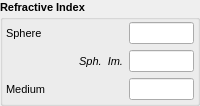
       <widget class="QGroupBox" name="groupBox_Refractive">
        <property name="sizePolicy">
         <sizepolicy hsizetype="MinimumExpanding" vsizetype="Preferred">
          <horstretch>0</horstretch>
          <verstretch>0</verstretch>
         </sizepolicy>
        </property>
        <property name="minimumSize">
         <size>
          <width>100</width>
          <height>0</height>
         </size>
        </property>
        <property name="font">
         <font>
          <family>Arial</family>
          <pointsize>8</pointsize>
          <bold>true</bold>
         </font>
        </property>
        <property name="title">
         <string>Refractive Index</string>
        </property>
        <layout class="QGridLayout" name="gridLayout_Refractive">
         <property name="leftMargin">
          <number>3</number>
         </property>
         <property name="topMargin">
          <number>3</number>
         </property>
         <property name="rightMargin">
          <number>3</number>
         </property>
         <property name="bottomMargin">
          <number>3</number>
         </property>
         <item row="1" column="0" colspan="2">
          <widget class="QLabel" name="label_ScatRefImag">
           <property name="font">
            <font>
             <family>Arial</family>
             <pointsize>8</pointsize>
             <italic>true</italic>
             <bold>false</bold>
            </font>
           </property>
           <property name="text">
            <string>Sph.  Im.</string>
           </property>
           <property name="alignment">
            <set>Qt::AlignRight|Qt::AlignTrailing|Qt::AlignVCenter</set>
           </property>
           <property name="buddy">
            <cstring>lineEdit_ScatRefImag</cstring>
           </property>
          </widget>
         </item>
         <item row="0" column="0">
          <widget class="QLabel" name="label_ScatRefReal">
           <property name="sizePolicy">
            <sizepolicy hsizetype="MinimumExpanding" vsizetype="Preferred">
             <horstretch>0</horstretch>
             <verstretch>0</verstretch>
            </sizepolicy>
           </property>
           <property name="font">
            <font>
             <family>Arial</family>
             <pointsize>8</pointsize>
             <bold>false</bold>
            </font>
           </property>
           <property name="text">
            <string>Sphere </string>
           </property>
           <property name="buddy">
            <cstring>lineEdit_ScatRefReal</cstring>
           </property>
          </widget>
         </item>
         <item row="1" column="2">
          <widget class="QLineEdit" name="lineEdit_ScatRefImag">
           <property name="sizePolicy">
            <sizepolicy hsizetype="MinimumExpanding" vsizetype="Fixed">
             <horstretch>0</horstretch>
             <verstretch>0</verstretch>
            </sizepolicy>
           </property>
           <property name="minimumSize">
            <size>
             <width>40</width>
             <height>0</height>
            </size>
           </property>
           <property name="maximumSize">
            <size>
             <width>65</width>
             <height>16777215</height>
            </size>
           </property>
           <property name="font">
            <font>
             <family>Arial</family>
             <pointsize>8</pointsize>
             <bold>false</bold>
            </font>
           </property>
           <property name="alignment">
            <set>Qt::AlignRight|Qt::AlignTrailing|Qt::AlignVCenter</set>
           </property>
          </widget>
         </item>
         <item row="0" column="2">
          <widget class="QLineEdit" name="lineEdit_ScatRefReal">
           <property name="sizePolicy">
            <sizepolicy hsizetype="MinimumExpanding" vsizetype="Fixed">
             <horstretch>0</horstretch>
             <verstretch>0</verstretch>
            </sizepolicy>
           </property>
           <property name="minimumSize">
            <size>
             <width>40</width>
             <height>0</height>
            </size>
           </property>
           <property name="maximumSize">
            <size>
             <width>65</width>
             <height>16777215</height>
            </size>
           </property>
           <property name="font">
            <font>
             <family>Arial</family>
             <pointsize>8</pointsize>
             <bold>false</bold>
            </font>
           </property>
           <property name="alignment">
            <set>Qt::AlignRight|Qt::AlignTrailing|Qt::AlignVCenter</set>
           </property>
          </widget>
         </item>
         <item row="2" column="2">
          <widget class="QLineEdit" name="lineEdit_MedRef">
           <property name="sizePolicy">
            <sizepolicy hsizetype="MinimumExpanding" vsizetype="Fixed">
             <horstretch>0</horstretch>
             <verstretch>0</verstretch>
            </sizepolicy>
           </property>
           <property name="minimumSize">
            <size>
             <width>40</width>
             <height>0</height>
            </size>
           </property>
           <property name="maximumSize">
            <size>
             <width>65</width>
             <height>16777215</height>
            </size>
           </property>
           <property name="font">
            <font>
             <family>Arial</family>
             <pointsize>8</pointsize>
             <bold>false</bold>
            </font>
           </property>
           <property name="alignment">
            <set>Qt::AlignRight|Qt::AlignTrailing|Qt::AlignVCenter</set>
           </property>
          </widget>
         </item>
         <item row="2" column="0">
          <widget class="QLabel" name="label_MedRef">
           <property name="sizePolicy">
            <sizepolicy hsizetype="MinimumExpanding" vsizetype="Preferred">
             <horstretch>0</horstretch>
             <verstretch>0</verstretch>
            </sizepolicy>
           </property>
           <property name="minimumSize">
            <size>
             <width>37</width>
             <height>0</height>
            </size>
           </property>
           <property name="font">
            <font>
             <family>Arial</family>
             <pointsize>8</pointsize>
             <bold>false</bold>
            </font>
           </property>
           <property name="text">
            <string>Medium</string>
           </property>
           <property name="buddy">
            <cstring>lineEdit_MedRef</cstring>
           </property>
          </widget>
         </item>
        </layout>
       </widget>
